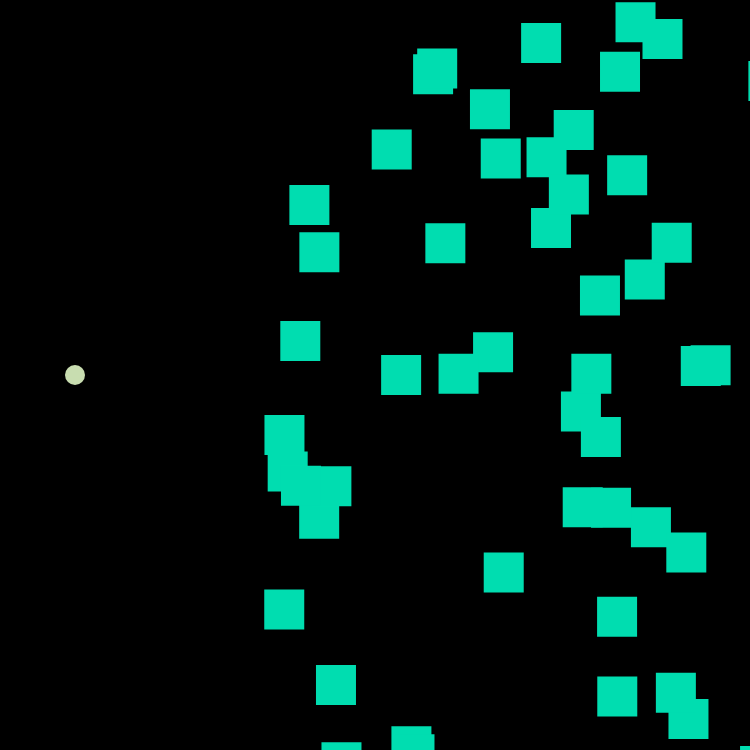
Frame 1 (no input)
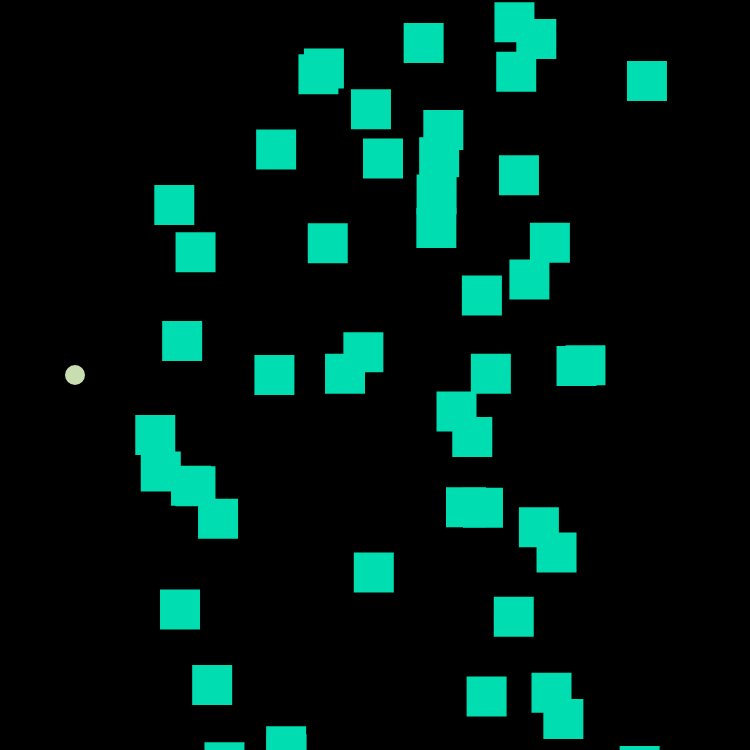
Frame 60 (no input)
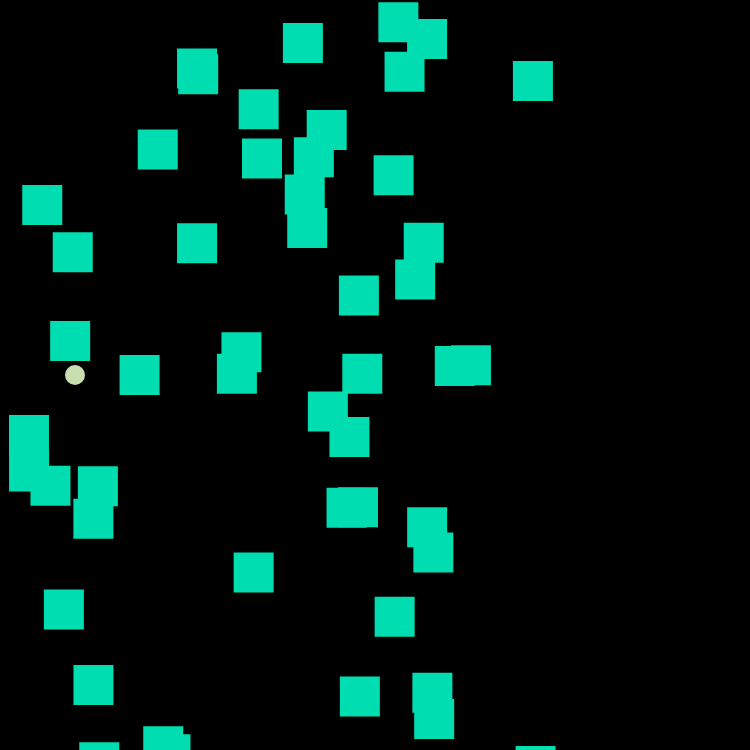
Frame 120 (the mouse pressed at the canvas centre since frame 60)

The p5.js sketch that drew these frames (run headless with seeded random() and noise() and a simulated clock; from frame 60 on, the mouse is pressed at the canvas centre):

// p5.js sketch
// ── sketch.js
var b;
var positionX = 75;
var positionY = 375;
var speedX = 3;
var rectX = [];
var rectY = [];
var numRects = 50;
var gameOver= false;
var x1=positionX-10;
var y1=positionY-10;

function setup() 
{
  createCanvas(750, 750);
  b = color(0, 0, 0);
  rectX = [numRects];
  rectY = [numRects];
   for(var i=0; i< numRects; i++)
  {
    rectX[i] = random(250,width);
    rectY[i] = random(0,height);
  }
}


function draw() 
{
  if (!gameOver)
  {
  MoveEllipse();
  MovingObjects();
  CollidingObjects();
  }
  else 
  {
    background(0);
    textSize(64);
    textAlign(CENTER);
    text("Game Over", width/2, height/2);
  }
}

function MoveEllipse() 
{
  background(b);
  fill(200, 221, 176);
  noStroke();
  ellipse(positionX, positionY, 20, 20);
  if (keyIsDown(UP_ARROW) && positionY > 37.5) 
  {
    positionY -= 4;
  }

  if (keyIsDown(DOWN_ARROW) && positionY < 712.5) 
  {
    positionY += 4;
  }

}

function MovingObjects() 
{
  fill(0, 221, 176);
  for(var i=0; i< numRects; i++)
  {
     var dir = random(0,-2);
     rect(rectX[i], rectY[i], 40, 40);
     rectX[i] = rectX[i] + (dir * 2);
  }
}

function CollidingObjects ()
{
  for(var i=0; i < numRects; i++)
  {
  if (rectX[i] <= x1+10 && rectX[i]>=x1 && rectX[i] <= x1 && rectX[i] >= y1)
  {
    gameOver= true;
  }
  if (rectX[i]+40 <= x1+10 && rectX[i]+40 >= x1 && rectX[i]+40 <= x1 && rectX[i]+40 >= y1)
  {
    gameOver= true;
  }
  if (rectY[i]+40 <= x1+10 && rectY[i]+40 >= x1 && rectY[i]+40 <= x1 && rectY[i]+40 >= y1)
  {
    gameOver= true;
  }
  if (rectY[i] <= x1+10 && rectY[i] >= x1 && rectY[i] <= x1 && rectY[i] >= y1)
  {
    gameOver= true;
  }
  }
}
